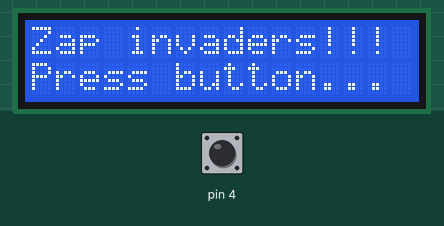
This sketch was run on a simulated Arduino Uno, built with avr-gcc and run on an emulated ATmega328P. Parts: 16×2 character LCD. Inputs (shaded band) come from the test bench; at power-on: pin 4 HIGH. What the sketch prints to the serial monitor is not drawn.

Above: at 1.8 s.
1.9 s: pin 4 pulled LOW for 0.15 s
At 2.03 s:
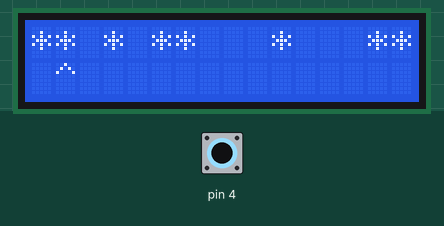
4.1 s: pin 4 pulled LOW for 1 s
At 4.29 s:
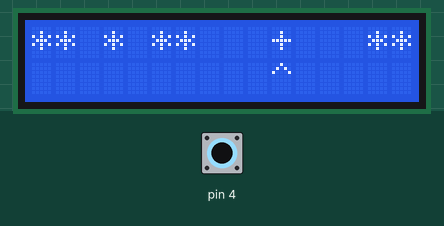
6.6 s: pin 4 pulled LOW for 0.15 s
At 7.04 s:
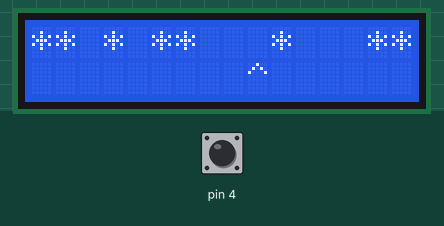
8.2 s: pin 4 pulled LOW for 3.2 s
At 8.55 s:
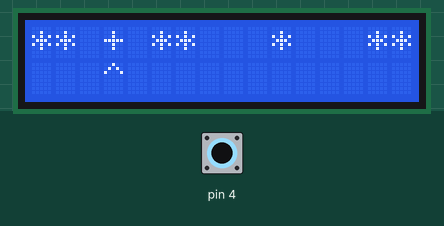
12.9 s: pin 4 pulled LOW for 0.15 s
At 13.07 s:
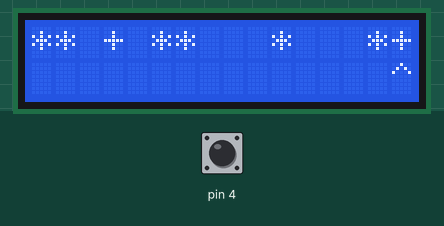
15.2 s: pin 4 pulled LOW for 1 s
At 15.33 s:
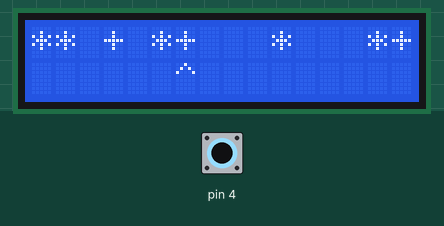
Timing chart, 0 to 18.2 s (numbered marks = the images above; inputs shaded):
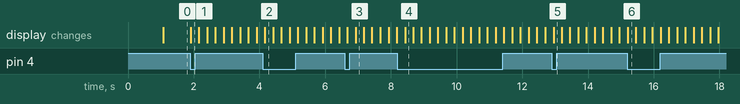

Measured:
- after the input at 1.9 s, the display: changes at once (image 1)
- after the input at 4.1 s, the display: changes after 0.07 s (image 2)
- after the input at 6.6 s, the display: first changes after 0.08 s (image 3 shows a later state)
- after the input at 8.2 s, the display: changes after 0.23 s (image 4)
- after the input at 12.9 s, the display: changes after 0.05 s (image 5)
- after the input at 15.2 s, the display: changes at once (image 6)

The sketch:

Animate_display_file_6.ino
```cpp
/*
 RETRO
 Space Invader Game
 Author: Stuff
 */

//Symbolic Parameters (Sketch settings)
const char LASER_SYMBOL = '^';

// include the library code:
#include <LiquidCrystal.h>

// initialize the library by associating any needed LCD interface pin
// with the arduino pin number it is connected to
LiquidCrystal lcd(7, 8, 9, 10, 11, 12);


//current laser position and direction
int laserColumn, dir;
//Invader string and no of invaders
String invaders;
int no_of_inv;

//Timer variables
unsigned long timerStart;
unsigned long timerInterval;
unsigned long currentTime;

//Button debouncing variables
int currentReading;
int newReading;

//Edge detection variable
int previousReading;

void setup() {
  // set up the LCD's number of columns and rows:
  lcd.begin(16, 2);

  Serial.begin(9600);//Initialization of Serial Port
  delay(1000);

  //initialize laser position
  laserColumn = 0;
  dir = 2;

  //Initialise timer
  timerStart = millis();
  timerInterval = 250;

  invaders = "** * **   *   **";
  no_of_inv = 8;

  //Set up laser button
  pinMode(4, INPUT_PULLUP);

  //Initialize debouncing
  currentReading = digitalRead(4);

  while (currentReading != LOW) {
    lcd.print("Zap invaders!!!");
    lcd.setCursor(0,1);
    lcd.print("Press button... ");
    currentReading = digitalRead(4);
  }

  lcd.clear();
  lcd.setCursor(0,0);
  lcd.print(invaders);

}

int debounce(int pin, int pinState, int interval) {
  //Debounce button input
  int newValue = digitalRead(pin);
  if (newValue != pinState) {
    delay(interval);
    newValue = digitalRead(pin);
    if (newValue != pinState) {
      pinState = newValue;
    }
  }
  return pinState;
}

void loop() {

    //Set current time
    currentTime = millis();
    if ((currentTime-timerStart) > timerInterval) {

        //Reset timer
        timerStart = currentTime;


        //Erase old frame
        lcd.setCursor(laserColumn,1);
        lcd.print(' ');

        //Calculate new frame
        if (dir == 2) {
          dir = 1;
        }
        else if (laserColumn == 15 || laserColumn == 0) {
          dir = -dir;
        }

        laserColumn = (laserColumn + dir) % 16;

        // put your main code here, to run repeatedly:
        // set the cursor to column 0, line 1
        // (note: line 1 is the second row, since counting begins with 0):
        lcd.setCursor(laserColumn,1);
        lcd.print(LASER_SYMBOL);

        //Save the current button reading
        previousReading = currentReading;

        //Debounce button
        currentReading = debounce(4,currentReading,4);

        //Check button and zap invaders
        if ((previousReading == HIGH)&&(currentReading == LOW)) {
          //if invader is hit, deactivate it
          if (invaders[laserColumn] == '*') {
            Serial.print("hi");
            Serial.print('\n');
            lcd.setCursor(laserColumn,0);
            lcd.print('+');
            no_of_inv = no_of_inv - 1;
            invaders[laserColumn] = '+';
            Serial.print("ha");
            Serial.print('\n');
            Serial.print(invaders);
            Serial.print('\n');
          }

          //if deactivated invader hit, reactivate it
          else if (invaders[laserColumn] == '+'){
            lcd.setCursor(laserColumn,0);
            lcd.print('*');
            no_of_inv = no_of_inv + 1;
            invaders[laserColumn] = '*';
          }

          else {
            ;
          }

        }

        if (no_of_inv == 0) {
            lcd.clear();
            lcd.print("All invaders");
            lcd.setCursor(0,1);
            lcd.print("zapped!!!");
            while (true);
        }

    }

}
```
